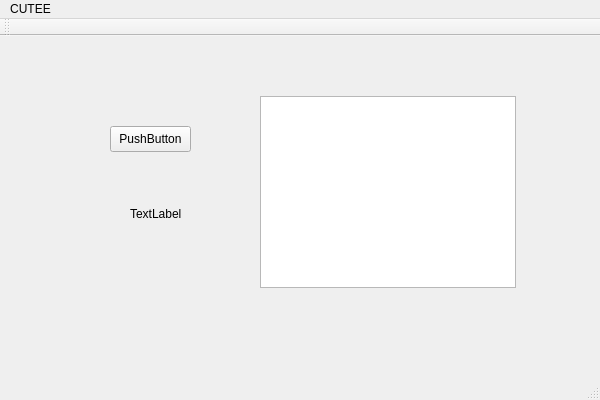
<?xml version="1.0" encoding="UTF-8"?>
<ui version="4.0">
 <class>CUTEEClass</class>
 <widget class="QMainWindow" name="CUTEEClass">
  <property name="geometry">
   <rect>
    <x>0</x>
    <y>0</y>
    <width>600</width>
    <height>400</height>
   </rect>
  </property>
  <property name="windowTitle">
   <string>CUTEE</string>
  </property>
  <widget class="QWidget" name="centralWidget">
   <widget class="QPushButton" name="btnTestDb">
    <property name="geometry">
     <rect>
      <x>110</x>
      <y>90</y>
      <width>81</width>
      <height>26</height>
     </rect>
    </property>
    <property name="text">
     <string>PushButton</string>
    </property>
   </widget>
   <widget class="QTableView" name="tableView">
    <property name="geometry">
     <rect>
      <x>260</x>
      <y>60</y>
      <width>256</width>
      <height>192</height>
     </rect>
    </property>
   </widget>
   <widget class="QLabel" name="labelStatus">
    <property name="geometry">
     <rect>
      <x>130</x>
      <y>170</y>
      <width>53</width>
      <height>16</height>
     </rect>
    </property>
    <property name="text">
     <string>TextLabel</string>
    </property>
   </widget>
  </widget>
  <widget class="QMenuBar" name="menuBar">
   <property name="geometry">
    <rect>
     <x>0</x>
     <y>0</y>
     <width>600</width>
     <height>33</height>
    </rect>
   </property>
   <widget class="QMenu" name="menuCUTEE">
    <property name="title">
     <string>CUTEE</string>
    </property>
    <addaction name="actionSetting"/>
   </widget>
   <addaction name="menuCUTEE"/>
  </widget>
  <widget class="QToolBar" name="mainToolBar">
   <attribute name="toolBarArea">
    <enum>TopToolBarArea</enum>
   </attribute>
   <attribute name="toolBarBreak">
    <bool>false</bool>
   </attribute>
  </widget>
  <widget class="QStatusBar" name="statusBar"/>
  <action name="actionSetting">
   <property name="text">
    <string>Setting</string>
   </property>
  </action>
 </widget>
 <layoutdefault spacing="6" margin="11"/>
 <resources/>
 <connections/>
</ui>
